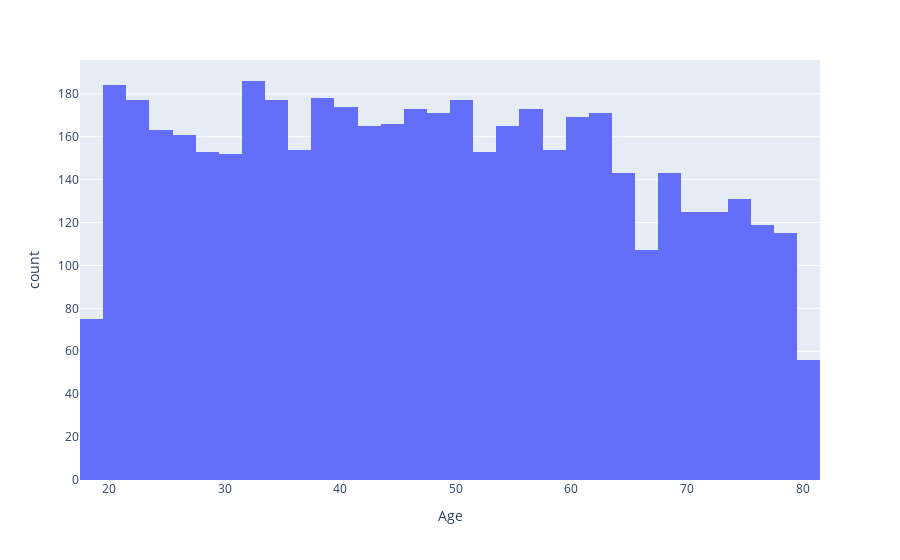

Notebook code cell kept with this figure:
### Code cell
fig = px.histogram(df1, x = 'Age')
fig.show()

### Figure 1 — Plotly figure (JSON) as saved in the notebook; plotly's stock layout.template omitted (floating-point values rounded to 4 significant figures; data arrays with more than 128 entries replaced by an {"elided": "..."} marker saying what was removed)
{"data": [{"alignmentgroup": "True", "bingroup": "x", "hovertemplate": "Age=%{x}<br>count=%{y}<extra></extra>", "legendgroup": "", "marker": {"color": "#636efa", "pattern": {"shape": ""}}, "name": "", "offsetgroup": "", "orientation": "v", "showlegend": false, "type": "histogram", "x": {"elided": "4835 int values"}, "xaxis": "x", "yaxis": "y"}], "layout": {"barmode": "relative", "legend": {"tracegroupgap": 0}, "margin": {"t": 60}, "xaxis": {"anchor": "y", "domain": [0, 1], "title": {"text": "Age"}}, "yaxis": {"anchor": "x", "domain": [0, 1], "title": {"text": "count"}}}}
